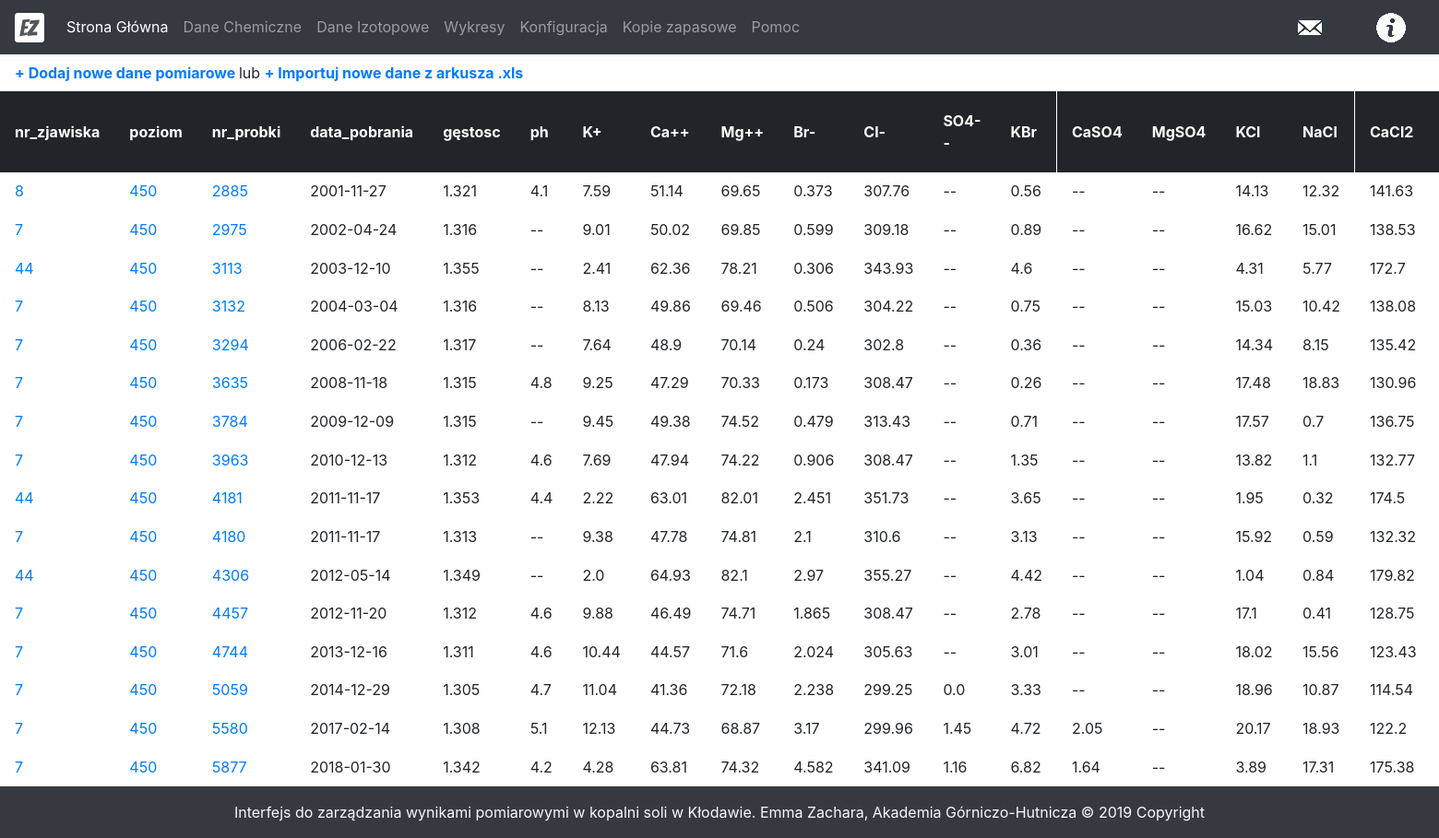
/level/450, run on the app's committed database.
### tables this page shows
CREATE TABLE results(
  id INTEGER PRIMARY KEY AUTOINCREMENT,
  nr_zjawiska INTEGER NULL,
  poziom INTEGER NULL,
  nr_probki INTEGER NULL,
  data_pobrania TEXT NULL,
  gestosc REAL NULL,
  ph REAL NULL,
  K REAL NULL,
  Ca REAL NULL,
  Mg REAL NULL,
  Br REAL NULL,
  Cl REAL NULL,
  CaO REAL NULL,
  MgO REAL NULL,
  SO3 REAL NULL,
  SO4 REAL NULL,
  KBr REAL NULL,
  CaSO4 REAL NULL,
  MgSO4 REAL NULL,
  KCl REAL NULL,
  NaCl REAL NULL,
  CaCl2 REAL NULL,
  MgCl2 REAL NULL,
  NaBr REAL NULL
, stezenie_roztworu_z_soli TEXT, stezenie_roztworu_z_jonow TEXT, stezenie_roztworu_w_h2o_z_soli TEXT, stezenie_roztoworu_w_h2o_z_jonow TEXT, stezenie_ca_mg_w_h2o_z_soli TEXT, steznie_na_k_w_h2o_z_soli TEXT, steznie_na_k_ca_mg_w_h2o_z_soli TEXT, poprawka_na_tlen_z_soli TEXT, poprawka_na_tlen_z_jonow TEXT, poprawka_na_deuter_z_soli TEXT, poprawka_na_deuter_z_jonow TEXT);

### main.py (the view)
@app.route('/level/<int:level>')
def samplesByLevel(level):
    config = configparser.ConfigParser()
    config.read('config.ini')
    config = config['SAMPLE']
    samples = getSamplesByLevel(level)
    convertNulls(samples)
    return render_template('sample.html', samples=samples, config=config)

### dbUtils.py (called while the page is built)
def dict_factory(cursor, row):
    d = OrderedDict()
    for idx, col in enumerate(cursor.description):
        d[col[0]] = row[idx]
    return d

def getSamplesByLevel(level):
    conn = sqlite3.connect('data.db')
    cursor = conn.cursor()
    query = 'select * from results where poziom={0} order by data_pobrania'.format(level)
    samples = []
    for row in cursor.execute(query):
        sample = dict_factory(cursor, row)
        samples.append(sample)
    conn.close()
    return samples

def convertNulls(sampleList, character='--'):
    for index, sample in enumerate(sampleList):
        for key, value in sample.items():
            if value==None:
                sampleList[index][key]=character

### templates/sample.html (shortened to what this page needs)
{% extends 'layout.html' %}
{% block body %}
	<div>
		<table>
			<tr>
				  <td><a href="/addSample"> <b>+ Dodaj nowe dane pomiarowe </b></a> lub <a href="/import"><b> + Importuj nowe dane z arkusza .xls</b></a> </td>
			</tr>
		</table>
		<table class="tableFixHead" id="sampleTable">
  			<thead class="thead-dark">
  			  <tr>
				  <th scope="col" onclick="sortTable(0)" class="nr_zjawiska">nr_zjawiska</th>
				  <th scope="col" onclick="sortTable(1)" class="poziom">poziom</th>
				  <th scope="col" onclick="sortTable(2)" class="nr_probki">nr_probki</th>
				  <th scope="col" onclick="sortTable(3)" class="data_pobrania">data_pobrania</th>
				  <th scope="col" onclick="sortTable(4)" class="gestosc">gęstosc</th>
				  <th scope="col" onclick="sortTable(5)" class="ph">ph</th>
				  <th scope="col" onclick="sortTable(6)" class="k">K+</th>
				  <th scope="col" onclick="sortTable(7)" class="ca">Ca++</th>
				  <th scope="col" onclick="sortTable(8)" class="mg">Mg++</th>
				  <th scope="col" onclick="sortTable(9)" class="br">Br-</th>
				  <th scope="col" onclick="sortTable(10)" class="cl">Cl-</th>
				  <th scope="col" onclick="sortTable(14)" class="so4">SO4--</th>
				  <th scope="col" onclick="sortTable(15)" class="kbr">KBr</th>
				  <th scope="col" onclick="sortTable(16)" class="caso4">CaSO4</th>
				  <th scope="col" onclick="sortTable(17)" class="mgso4">MgSO4</th>
				  <th scope="col" onclick="sortTable(18)" class="kcl">KCl</th>
				  <th scope="col" onclick="sortTable(19)" class="nacl">NaCl</th>
				  <th scope="col" onclick="sortTable(20)" class="cacl2">CaCl2</th>
				  <th scope="col" onclick="sortTable(21)" class="mgcl2">MgCl2</th>
  			  </tr>
  			</thead>
  			<tbody>
			  {% for sample in samples %}
  			  <tr>
				  <td class="nr_zjawiska"><a href="/event/{{sample.nr_zjawiska}}">{{sample.nr_zjawiska}}</a></td>
				  <td class="poziom"><a href="/level/{{sample.poziom}}">{{sample.poziom}}</a></td>
				  <td class="nr_probki"><a href="/sample/{{sample.id}}">{{sample.nr_probki}}</a></td>
				  <td class="data_pobrania">{{sample.data_pobrania}}</td>
				  <td class="gestosc">{{sample.gestosc}}</td>
				  <td class="ph">{{sample.ph}}</td>
				  <td class="k">{{sample.K}}</td>
				  <td class="ca">{{sample.Ca}}</td>
				  <td class="mg">{{sample.Mg}}</td>
				  <td class="br">{{sample.Br}}</td>
				  <td class="cl">{{sample.Cl}}</td>
				  <td class="so4">{{sample.SO4}}</td>
				  <td class="kbr">{{sample.KBr}}</td>
				  <td class="caso4">{{sample.CaSO4}}</td>
				  <td class="mgso4">{{sample.MgSO4}}</td>
				  <td class="kcl">{{sample.KCl}}</td>
				  <td class="nacl">{{sample.NaCl}}</td>
				  <td class="cacl2">{{sample.CaCl2}}</td>
				  <td class="mgcl2">{{sample.MgCl2}}</td>
  			  </tr>
			  {% endfor %}
  			</tbody>
		</table>
	</div>
{% endblock %}

### static/style.css (style rules this page uses)
.tableFixHead { overflow-y: auto; height: 100px; }
.tableFixHead th { position: sticky; top: 0; }
table { border-collapse: collapse; width: 100%; }
th, td { padding: 8px 16px; }
th { color: #fff; background-color: #212529; border-color: #32383e; }

### data on the page
results: nr_zjawiska "8", poziom "450", nr_probki "2885", data_pobrania "2001-11-27", gestosc "1.321", ph "4.1", K "7.59", Ca "51.14", Mg "69.65", Br "0.373", Cl "307.76", SO4 "--", KBr "0.56", CaSO4 "--", MgSO4 "--", KCl "14.13", NaCl "12.32", CaCl2 "141.63"
results: nr_zjawiska "7", poziom "450", nr_probki "2975", data_pobrania "2002-04-24", gestosc "1.316", ph "--", K "9.01", Ca "50.02", Mg "69.85", Br "0.599", Cl "309.18", SO4 "--", KBr "0.89", CaSO4 "--", MgSO4 "--", KCl "16.62", NaCl "15.01", CaCl2 "138.53"
results: nr_zjawiska "44", poziom "450", nr_probki "3113", data_pobrania "2003-12-10", gestosc "1.355", ph "--", K "2.41", Ca "62.36", Mg "78.21", Br "0.306", Cl "343.93", SO4 "--", KBr "4.6", CaSO4 "--", MgSO4 "--", KCl "4.31", NaCl "5.77", CaCl2 "172.7"
results: nr_zjawiska "7", poziom "450", nr_probki "3132", data_pobrania "2004-03-04", gestosc "1.316", ph "--", K "8.13", Ca "49.86", Mg "69.46", Br "0.506", Cl "304.22", SO4 "--", KBr "0.75", CaSO4 "--", MgSO4 "--", KCl "15.03", NaCl "10.42", CaCl2 "138.08"
results: nr_zjawiska "7", poziom "450", nr_probki "3294", data_pobrania "2006-02-22", gestosc "1.317", ph "--", K "7.64", Ca "48.9", Mg "70.14", Br "0.24", Cl "302.8", SO4 "--", KBr "0.36", CaSO4 "--", MgSO4 "--", KCl "14.34", NaCl "8.15", CaCl2 "135.42"
results: nr_zjawiska "7", poziom "450", nr_probki "3635", data_pobrania "2008-11-18", gestosc "1.315", ph "4.8", K "9.25", Ca "47.29", Mg "70.33", Br "0.173", Cl "308.47", SO4 "--", KBr "0.26", CaSO4 "--", MgSO4 "--", KCl "17.48", NaCl "18.83", CaCl2 "130.96"
results: nr_zjawiska "7", poziom "450", nr_probki "3784", data_pobrania "2009-12-09", gestosc "1.315", ph "--", K "9.45", Ca "49.38", Mg "74.52", Br "0.479", Cl "313.43", SO4 "--", KBr "0.71", CaSO4 "--", MgSO4 "--", KCl "17.57", NaCl "0.7", CaCl2 "136.75"
results: nr_zjawiska "7", poziom "450", nr_probki "3963", data_pobrania "2010-12-13", gestosc "1.312", ph "4.6", K "7.69", Ca "47.94", Mg "74.22", Br "0.906", Cl "308.47", SO4 "--", KBr "1.35", CaSO4 "--", MgSO4 "--", KCl "13.82", NaCl "1.1", CaCl2 "132.77"
results: nr_zjawiska "44", poziom "450", nr_probki "4181", data_pobrania "2011-11-17", gestosc "1.353", ph "4.4", K "2.22", Ca "63.01", Mg "82.01", Br "2.451", Cl "351.73", SO4 "--", KBr "3.65", CaSO4 "--", MgSO4 "--", KCl "1.95", NaCl "0.32", CaCl2 "174.5"
results: nr_zjawiska "7", poziom "450", nr_probki "4180", data_pobrania "2011-11-17", gestosc "1.313", ph "--", K "9.38", Ca "47.78", Mg "74.81", Br "2.1", Cl "310.6", SO4 "--", KBr "3.13", CaSO4 "--", MgSO4 "--", KCl "15.92", NaCl "0.59", CaCl2 "132.32"
results: nr_zjawiska "44", poziom "450", nr_probki "4306", data_pobrania "2012-05-14", gestosc "1.349", ph "--", K "2.0", Ca "64.93", Mg "82.1", Br "2.97", Cl "355.27", SO4 "--", KBr "4.42", CaSO4 "--", MgSO4 "--", KCl "1.04", NaCl "0.84", CaCl2 "179.82"
results: nr_zjawiska "7", poziom "450", nr_probki "4457", data_pobrania "2012-11-20", gestosc "1.312", ph "4.6", K "9.88", Ca "46.49", Mg "74.71", Br "1.865", Cl "308.47", SO4 "--", KBr "2.78", CaSO4 "--", MgSO4 "--", KCl "17.1", NaCl "0.41", CaCl2 "128.75"
results: nr_zjawiska "7", poziom "450", nr_probki "4744", data_pobrania "2013-12-16", gestosc "1.311", ph "4.6", K "10.44", Ca "44.57", Mg "71.6", Br "2.024", Cl "305.63", SO4 "--", KBr "3.01", CaSO4 "--", MgSO4 "--", KCl "18.02", NaCl "15.56", CaCl2 "123.43"
results: nr_zjawiska "7", poziom "450", nr_probki "5059", data_pobrania "2014-12-29", gestosc "1.305", ph "4.7", K "11.04", Ca "41.36", Mg "72.18", Br "2.238", Cl "299.25", SO4 "0.0", KBr "3.33", CaSO4 "--", MgSO4 "--", KCl "18.96", NaCl "10.87", CaCl2 "114.54"
results: nr_zjawiska "7", poziom "450", nr_probki "5580", data_pobrania "2017-02-14", gestosc "1.308", ph "5.1", K "12.13", Ca "44.73", Mg "68.87", Br "3.17", Cl "299.96", SO4 "1.45", KBr "4.72", CaSO4 "2.05", MgSO4 "--", KCl "20.17", NaCl "18.93", CaCl2 "122.2"
results: nr_zjawiska "7", poziom "450", nr_probki "5877", data_pobrania "2018-01-30", gestosc "1.342", ph "4.2", K "4.28", Ca "63.81", Mg "74.32", Br "4.582", Cl "341.09", SO4 "1.16", KBr "6.82", CaSO4 "1.64", MgSO4 "--", KCl "3.89", NaCl "17.31", CaCl2 "175.38"
